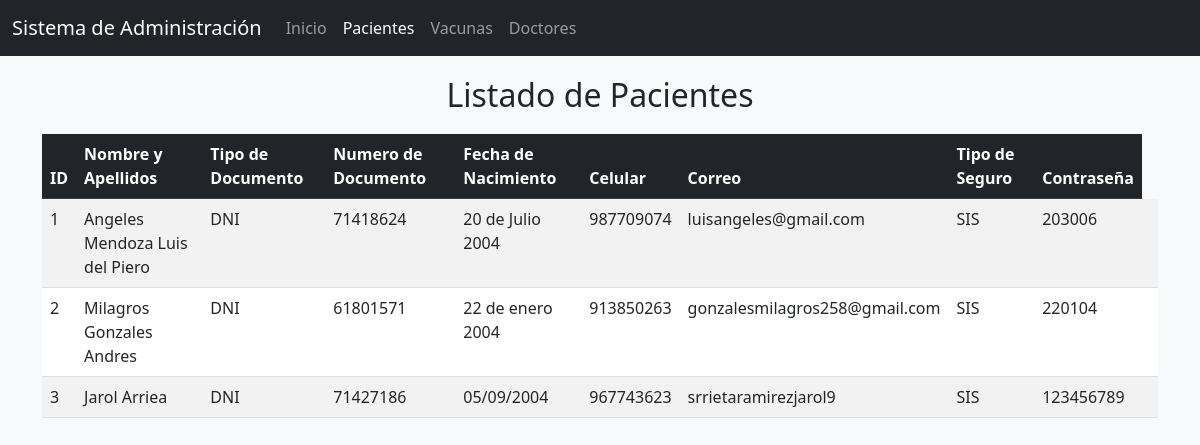
Screenshot of /Modulos/Administrador/pacientes.php with the database file from the repository.
### tables this page shows
CREATE TABLE `paciente` (
  `id` int(11) NOT NULL,
  `NombreApe` varchar(50) NOT NULL,
  `TipoDocumento` varchar(50) NOT NULL,
  `NumDocumento` int(50) NOT NULL,
  `FechaNacimiento` varchar(50) NOT NULL,
  `Celular` int(50) NOT NULL,
  `Correo` varchar(50) NOT NULL,
  `TipoSeguro` varchar(50) NOT NULL,
  `Contraseña` varchar(50) NOT NULL
);

### Modulos/Administrador/pacientes.php (the view, shortened to what this page needs)
<?php
include('../../Conexion.php');
?>
<!DOCTYPE html>
<html lang="es">
<head>
    <link rel="stylesheet" href="https://cdn.jsdelivr.net/npm/bootstrap@5.3.0/dist/css/bootstrap.min.css">
</head>
<body>
    <nav class="navbar navbar-expand-lg navbar-dark bg-dark">
        <div class="container-fluid">
            <a class="navbar-brand" href="#">Sistema de Administración</a>
            <div class="collapse navbar-collapse" id="navbarNav">
                <ul class="navbar-nav">
                    <li class="nav-item">
                        <a class="nav-link" href="Principal.php">Inicio</a>
                    </li>
                    <li class="nav-item">
                        <a class="nav-link active" aria-current="page"" href="pacientes.php">Pacientes</a>
                    </li>
                    <li class="nav-item">
                        <a class="nav-link" href="vacunas.php">Vacunas</a>
                    </li>
                    <li class="nav-item">
                        <a class="nav-link" href="doctores.php">Doctores</a>
                    </li>
                </ul>
            </div>
        </div>
    </nav>
    <div class="container mt-9">
        <h2 class="text-center mb-1">Listado de Pacientes</h2>
        <table class="table table-striped table-hover">
            <thead class="table-dark">
                <tr>
                    <th>ID</th>
                    <th>Nombre y Apellidos</th>
                    <th>Tipo de Documento</th>
                    <th>Numero de Documento</th>
                    <th>Fecha de Nacimiento</th>
                    <th>Celular</th>
                    <th>Correo</th>
                    <th>Tipo de Seguro</th>
                    <th>Contraseña</th>
                </tr>
            </thead>
            <tbody>
                <?php
                $servicios = $link->query("SELECT * FROM paciente");
                if ($servicios && $servicios->num_rows > 0) {
                    while ($row = $servicios->fetch_assoc()) {
                        echo "<tr>";
                        echo "<td>" . $row["id"] . "</td>";
                        echo "<td>" . $row["NombreApe"] . "</td>";
                        echo "<td>" . $row["TipoDocumento"] . "</td>";
                        echo "<td>" . $row["NumDocumento"] . "</td>";
                        echo "<td>" . $row["FechaNacimiento"] . "</td>";
                        echo "<td>" . $row["Celular"] . "</td>";
                        echo "<td>" . $row["Correo"] . "</td>";
                        echo "<td>" . $row["TipoSeguro"] . "</td>";
                        echo "<td>" . $row["Contraseña"] . "</td>";
                        echo "<td>
                              </td>";
                        echo "</tr>";
                    }
                } else {
                    echo "<tr><td colspan='5' class='text-center'>No se encontraron registros.</td></tr>";
                }
                ?>
            </tbody>
        </table>
    </div>
</body>
</html>

### Modulos/Administrador/pacientes.php (style rules this page uses)
body { background-color: #f8f9fa; }
.navbar { margin-bottom: 20px; }

### rows the page displays
paciente: id "1", NombreApe "Angeles Mendoza Luis del Piero", TipoDocumento "DNI", NumDocumento "71418624", FechaNacimiento "20 de Julio 2004", Celular "987709074", Correo "luisangeles@gmail.com", TipoSeguro "SIS", Contraseña "203006"
paciente: id "2", NombreApe "Milagros Gonzales Andres", TipoDocumento "DNI", NumDocumento "61801571", FechaNacimiento "22 de enero 2004", Celular "913850263", Correo "gonzalesmilagros258@gmail.com", TipoSeguro "SIS", Contraseña "220104"
paciente: id "3", NombreApe "Jarol Arriea", TipoDocumento "DNI", NumDocumento "71427186", FechaNacimiento "05/09/2004", Celular "967743623", Correo "srrietaramirezjarol9", TipoSeguro "SIS", Contraseña "123456789"
